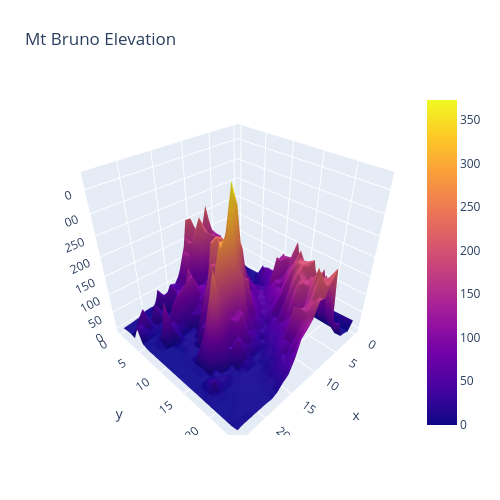

The cell this chart's notebook holds for it:
### Markdown cell above
## Surface plots

[Surface Plot](https://plotly.com/python/3d-surface-plots/)

### Code cell
import plotly.graph_objects as go

import pandas as pd

# Read data from a csv
z_data = pd.read_csv('https://raw.githubusercontent.com/plotly/datasets/master/api_docs/mt_bruno_elevation.csv')

fig = go.Figure(data=[go.Surface(z=z_data.values)])

fig.update_layout(title=dict(text='Mt Bruno Elevation'), autosize=False,
                  width=500, height=500,
                  margin=dict(l=65, r=50, b=65, t=90))

fig.show()

### Figure 1 — Plotly figure (JSON) as saved in the notebook; plotly's stock layout.template omitted (floating-point values rounded to 4 significant figures; data arrays with more than 128 entries replaced by an {"elided": "..."} marker saying what was removed)
{"data": [{"type": "surface", "z": {"elided": "25x25 float values"}}], "layout": {"autosize": false, "height": 500, "margin": {"b": 65, "l": 65, "r": 50, "t": 90}, "title": {"text": "Mt Bruno Elevation"}, "width": 500}}
